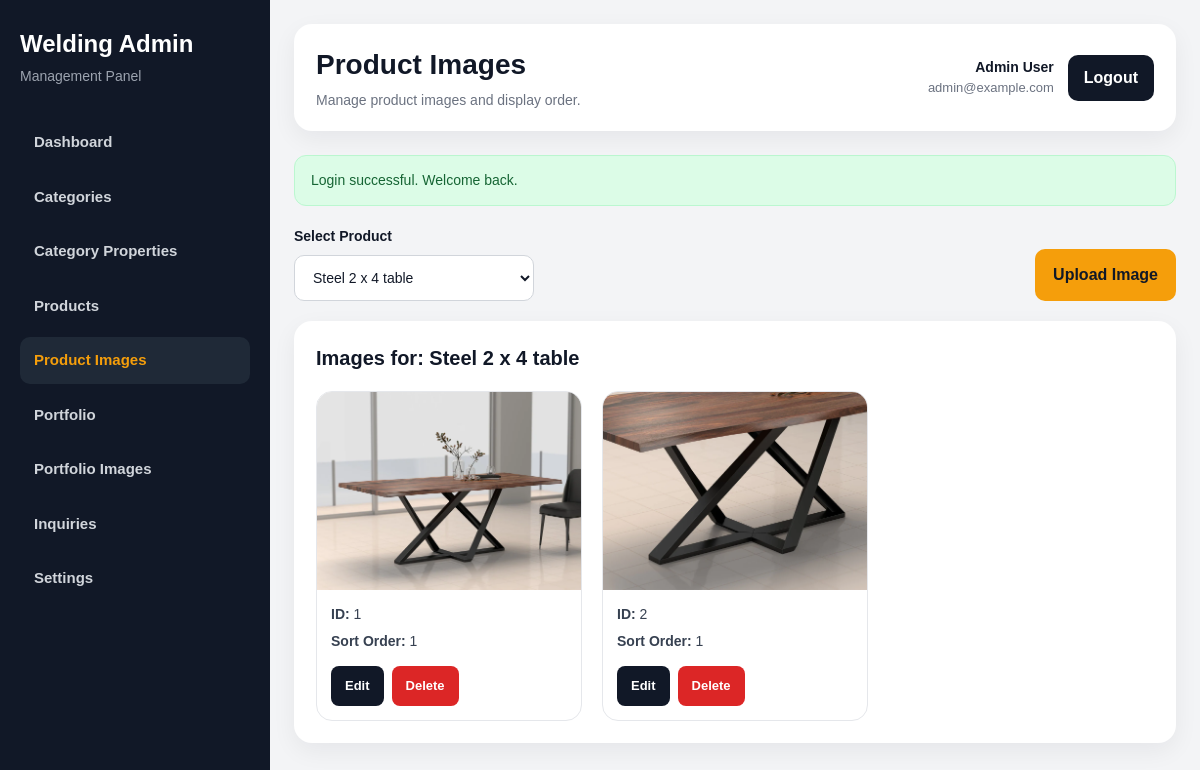
The page /admin/product-images/index.php?product_id=1 (signed in) on the database its author committed.
### tables this page shows
CREATE TABLE `products` (
  `id` int NOT NULL,
  `category_id` int NOT NULL,
  `name` varchar(200) NOT NULL,
  `slug` varchar(220) NOT NULL,
  `short_description` text,
  `full_description` text,
  `price_text` varchar(150) DEFAULT NULL,
  `available_colors` text,
  `is_customizable` tinyint(1) DEFAULT '1',
  `is_featured` tinyint(1) DEFAULT '0',
  `status` tinyint(1) DEFAULT '1',
  `created_at` timestamp NULL DEFAULT CURRENT_TIMESTAMP
);

CREATE TABLE `product_images` (
  `id` int NOT NULL,
  `product_id` int NOT NULL,
  `image_path` varchar(255) NOT NULL,
  `sort_order` int DEFAULT '0',
  `created_at` timestamp NULL DEFAULT CURRENT_TIMESTAMP
);

### includes/functions.php (called while the page is built, shortened)
<?php
function e($value): string
{
    return htmlspecialchars((string)($value ?? ''), ENT_QUOTES, 'UTF-8');
}
function get_flash(string $key): ?string
{
    if (!isset($_SESSION['flash'][$key])) {
        return null;
    }
    $message = $_SESSION['flash'][$key];
    return $message;
}
function generate_csrf_token(): string
{
    return $_SESSION['csrf_token'];
}

### admin/includes/auth.php (called while the page is built, shortened)
<?php
require_once __DIR__ . '/../../includes/db.php';
require_once __DIR__ . '/../../includes/functions.php';
$stmt = $pdo->prepare("SELECT id, full_name, email, created_at FROM admins WHERE id = ? LIMIT 1");
$stmt->execute([$_SESSION['admin_id']]);
$admin = $stmt->fetch();

### admin/product-images/index.php (the view, shortened to what this page needs)
<?php
require_once __DIR__ . '/../includes/auth.php';
$pageHeading = 'Product Images';
$pageSubheading = 'Manage product images and display order.';
$successMessage = get_flash('success');
$productId = isset($_GET['product_id']) ? (int)$_GET['product_id'] : 0;
$productsStmt = $pdo->query("SELECT id, name FROM products ORDER BY name ASC");
$products = $productsStmt->fetchAll();
$product = null;
$images = [];
if ($productId > 0) {
    $stmt = $pdo->prepare("SELECT * FROM products WHERE id = ? LIMIT 1");
    $stmt->execute([$productId]);
    $product = $stmt->fetch();
    if ($product) {
        $stmt = $pdo->prepare("
            SELECT *
            FROM product_images
            WHERE product_id = ?
            ORDER BY sort_order ASC, id ASC
        ");
        $stmt->execute([$productId]);
        $images = $stmt->fetchAll();
    } else {
        set_flash('error', 'Selected product not found.');
        redirect(ADMIN_URL . 'product-images/index.php');
    }
}
require_once __DIR__ . '/../includes/header.php';
?>
<div class="admin-layout">
    <?php require_once __DIR__ . '/../includes/sidebar.php'; ?>
    <main class="admin-main">
        <?php require_once __DIR__ . '/../includes/topbar.php'; ?>
        <?php if ($successMessage): ?>
            <div class="alert alert-success"><?php echo e($successMessage); ?></div>
        <?php endif; ?>
        <div class="page-toolbar">
            <form method="GET" action="" class="filter-form">
                <div class="filter-group">
                    <label for="product_id">Select Product</label>
                    <select name="product_id" id="product_id" onchange="this.form.submit()">
                        <?php foreach ($products as $p): ?>
                            <option value="<?php echo (int)$p['id']; ?>" <?php echo $productId === (int)$p['id'] ? 'selected' : ''; ?>>
                                <?php echo e($p['name']); ?>
                            </option>
                        <?php endforeach; ?>
                    </select>
                </div>
            </form>
            <?php if ($product): ?>
                <a href="<?php echo ADMIN_URL; ?>product-images/upload.php?product_id=<?php echo (int)$product['id']; ?>" class="btn btn-primary">Upload Image</a>
            <?php endif; ?>
        </div>
        <section class="content-card">
            <div class="content-card-header">
                <h3><?php echo $product ? 'Images for: ' . e($product['name']) : 'Product Images'; ?></h3>
            </div>
            <?php if (!$product): ?>
                <div class="empty-state">
                    <p>Select a product to manage its images.</p>
                </div>
            <?php elseif (empty($images)): ?>
                <div class="empty-state">
                    <p>No images uploaded for this product yet.</p>
                </div>
            <?php else: ?>
                <div class="image-grid">
                    <?php foreach ($images as $image): ?>
                        <div class="image-card">
                            <div class="image-preview">
                                <img src="<?php echo UPLOADS_URL . 'products/' . e($image['image_path']); ?>" alt="Product Image">
                            </div>
                            <div class="image-card-body">
                                <div class="image-meta">
                                    <span><strong>ID:</strong> <?php echo e($image['id']); ?></span>
                                    <span><strong>Sort Order:</strong> <?php echo e($image['sort_order']); ?></span>
                                </div>
                                <div class="action-group">
                                    <a href="<?php echo ADMIN_URL; ?>product-images/edit.php?id=<?php echo (int)$image['id']; ?>" class="btn btn-dark btn-sm">Edit</a>
                                    <a href="<?php echo ADMIN_URL; ?>product-images/delete.php?id=<?php echo (int)$image['id']; ?>&csrf_token=<?php echo e(generate_csrf_token()); ?>" class="btn btn-danger btn-sm" onclick="return confirm('Are you sure you want to delete this image?');">Delete</a>
                                </div>
                            </div>
                        </div>
                    <?php endforeach; ?>
                </div>
            <?php endif; ?>
        </section>
    </main>
</div>
<?php require_once __DIR__ . '/../includes/footer.php'; ?>

### admin/includes/topbar.php (shortened to what this page needs)
<header class="admin-topbar">
    <div class="topbar-left">
        <div class="topbar-left-text">
            <h1><?php echo e($pageHeading ?? 'Dashboard'); ?></h1>
            <p><?php echo e($pageSubheading ?? 'Welcome to the admin panel.'); ?></p>
        </div>
    </div>
    <div class="topbar-right">
        <div class="admin-user-box">
            <span class="admin-user-name"><?php echo e($admin['full_name']); ?></span>
            <span class="admin-user-email"><?php echo e($admin['email']); ?></span>
        </div>
        <a class="logout-btn" href="<?php echo ADMIN_URL; ?>logout.php">Logout</a>
    </div>
</header>

### assets/css/admin/shared.css (style rules this page uses)
* { box-sizing: border-box; margin: 0; padding: 0; }
html, body { min-height: 100%; }
body { font-family: Arial, sans-serif; background: #f3f4f6; color: #111827; line-height: 1.5; overflow-x: hidden; }
a { text-decoration: none; }
.alert { padding: 14px 16px; border-radius: 12px; margin-bottom: 20px; font-size: 14px; }
.alert-success { background: #dcfce7; color: #166534; border: 1px solid #bbf7d0; }
.btn { display: inline-flex; align-items: center; justify-content: center; border: none; border-radius: 10px; cursor: pointer; text-decoration: none; font-weight: 700; transition: 0.2s ease; }
.btn-primary { background: #f59e0b; color: #111827; padding: 14px 18px; }
.admin-layout { display: flex; min-height: 100vh; }
.admin-main { flex: 1; min-width: 0; padding: 24px; overflow: visible; }
.admin-topbar { display: flex; justify-content: space-between; align-items: center; gap: 20px; margin-bottom: 24px; background: #ffffff; border-radius: 18px; padding: 20px 22px; box-shadow: 0 8px 24px rgba(17, 24, 39, 0.06); position: sticky; top: 24px; z-index: 100; }
.topbar-left { display: flex; align-items: center; gap: 14px; }
.topbar-left-text h1 { font-size: 28px; margin-bottom: 4px; }
.topbar-left-text p { color: #6b7280; font-size: 14px; }
.topbar-right { display: flex; align-items: center; gap: 14px; }
.admin-user-box { display: flex; flex-direction: column; text-align: right; }
.admin-user-name { font-weight: 700; font-size: 14px; }
.admin-user-email { color: #6b7280; font-size: 13px; }
.logout-btn { display: inline-flex; align-items: center; justify-content: center; background: #111827; color: #ffffff; padding: 11px 16px; border-radius: 10px; font-weight: 700; transition: 0.2s ease; }

### assets/css/admin/product-images.css (style rules this page uses)
.page-toolbar { display: flex; justify-content: space-between; align-items: end; gap: 16px; margin-bottom: 20px; flex-wrap: wrap; }
.filter-form { display: flex; flex-wrap: wrap; gap: 14px; }
.filter-group { min-width: 240px; }
.filter-group label { display: block; margin-bottom: 8px; font-size: 14px; font-weight: 700; }
.filter-group select { width: 100%; padding: 13px 14px; border: 1px solid #d1d5db; border-radius: 10px; outline: none; font-size: 14px; background: #ffffff; color: #111827; }
.content-card { background: #ffffff; border-radius: 18px; padding: 22px; box-shadow: 0 8px 24px rgba(17, 24, 39, 0.06); }
.content-card-header { margin-bottom: 18px; }
.content-card-header h3 { font-size: 20px; color: #111827; }
.image-grid { display: grid; grid-template-columns: repeat(3, minmax(0, 1fr)); gap: 20px; }
.image-card { border: 1px solid #e5e7eb; border-radius: 16px; overflow: hidden; background: #fff; }
.image-preview { aspect-ratio: 4 / 3; background: #f9fafb; overflow: hidden; }
.image-preview img, .single-image-preview img { width: 100%; height: 100%; object-fit: cover; display: block; }
.image-card-body { padding: 14px; }
.image-meta { display: flex; flex-direction: column; gap: 6px; margin-bottom: 14px; font-size: 14px; color: #374151; }
.action-group { display: flex; gap: 8px; flex-wrap: wrap; }
.btn-dark { background: #111827; color: #ffffff; padding: 12px 16px; }
.btn-danger { background: #dc2626; color: #ffffff; padding: 12px 16px; }
.btn-sm { padding: 10px 14px; font-size: 13px; border-radius: 8px; }

### rows shown on the page
products: name "Steel 2 x 4 table"
product_images: image_path (picture), id "1", sort_order "1"
product_images: image_path (picture), id "2", sort_order "1"

### other values the page prints
$pageHeading "Product Images"
$pageSubheading "Manage product images and display order."
$admin['full_name'] "Admin User"
$admin['email'] "admin@example.com"
$successMessage "Login successful. Welcome back."
form field product_id "Steel 2 x 4 table"
